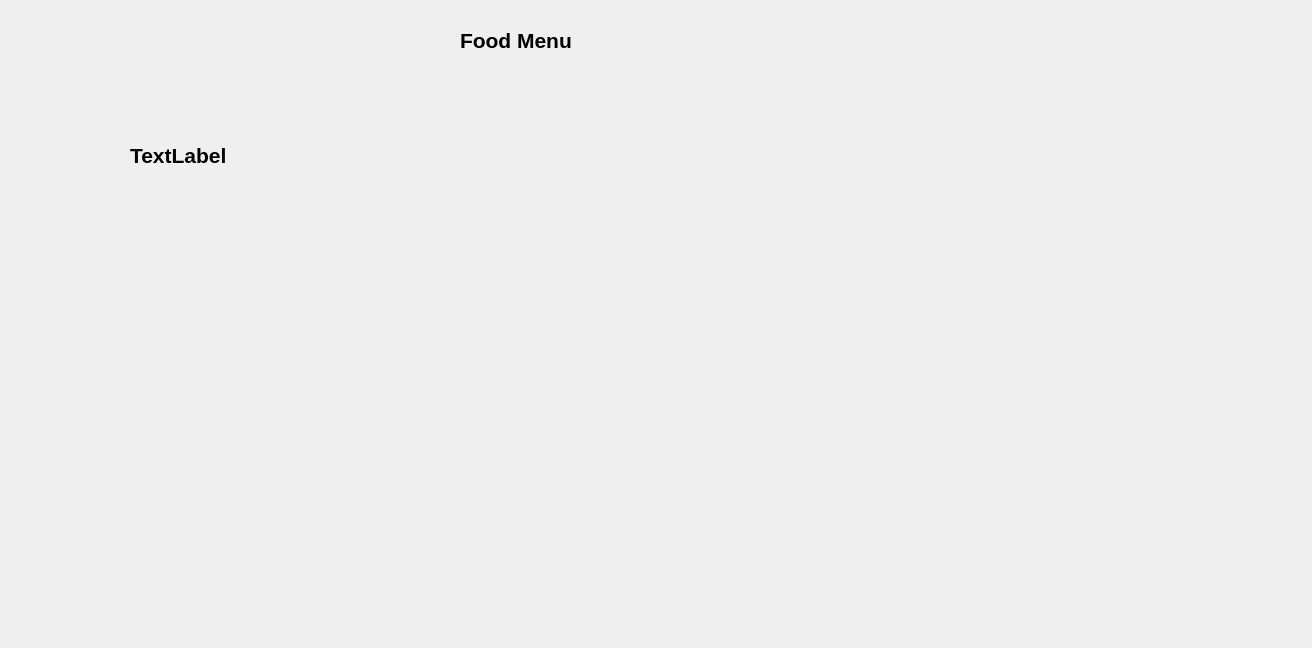
<?xml version="1.0" encoding="UTF-8"?>
<ui version="4.0">
 <class>menu</class>
 <widget class="QDialog" name="menu">
  <property name="geometry">
   <rect>
    <x>0</x>
    <y>0</y>
    <width>1312</width>
    <height>648</height>
   </rect>
  </property>
  <property name="font">
   <font>
    <pointsize>16</pointsize>
    <bold>true</bold>
   </font>
  </property>
  <property name="windowTitle">
   <string>Dialog</string>
  </property>
  <widget class="QLabel" name="label">
   <property name="geometry">
    <rect>
     <x>460</x>
     <y>20</y>
     <width>191</width>
     <height>41</height>
    </rect>
   </property>
   <property name="text">
    <string>Food Menu</string>
   </property>
  </widget>
  <widget class="QLabel" name="label_2">
   <property name="geometry">
    <rect>
     <x>130</x>
     <y>140</y>
     <width>121</width>
     <height>31</height>
    </rect>
   </property>
   <property name="text">
    <string>TextLabel</string>
   </property>
  </widget>
 </widget>
 <resources/>
 <connections/>
</ui>
